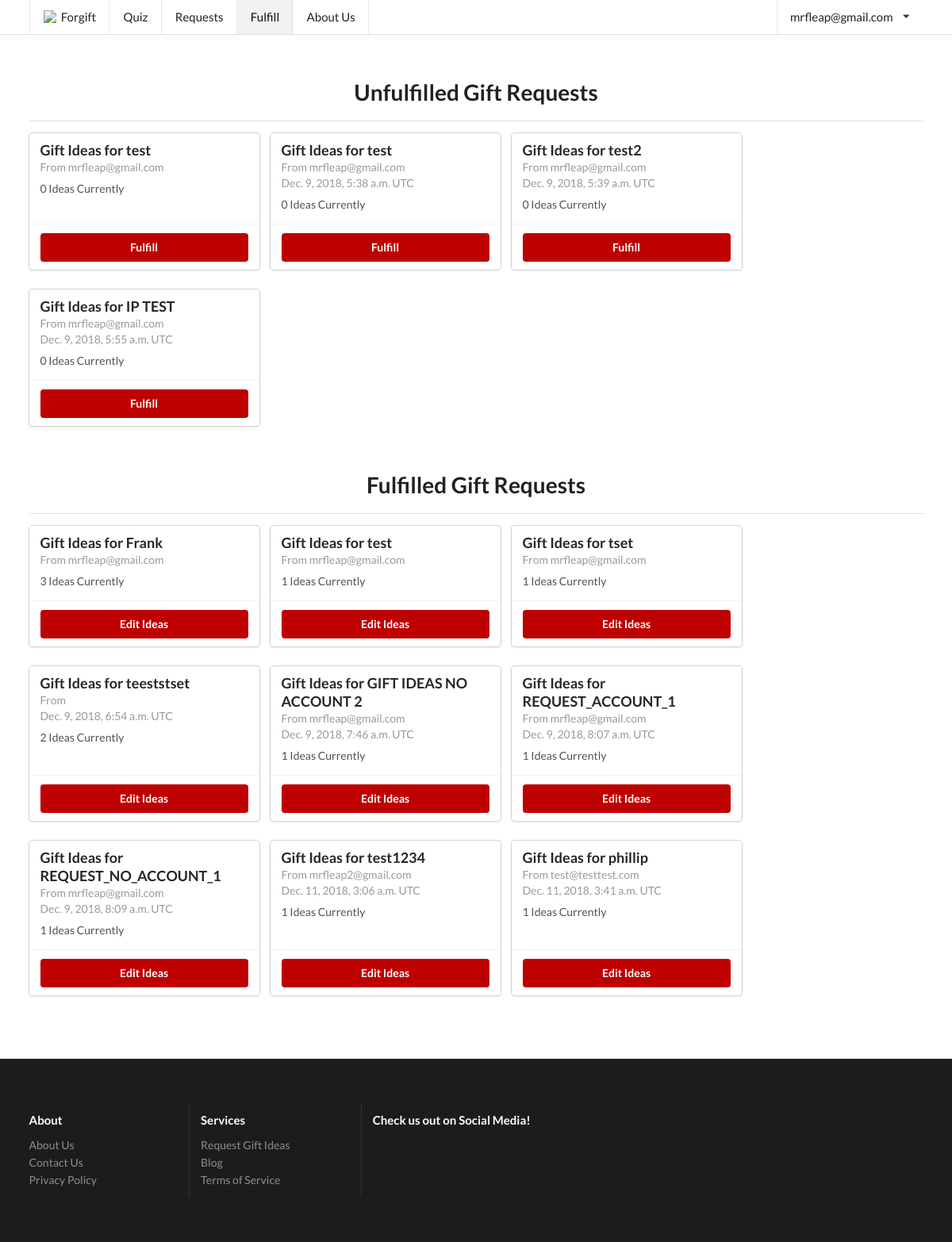
/fulfill/ (signed in), run on the app's committed database.
### forgyftapp/models.py (models this page shows, shortened)
class Slug(OnCreate, models.Model):
	_slug = models.SlugField(max_length=7, blank=True)
	class Meta:
		abstract = True

class User(AbstractUser, Slug):
	email_confirmed = models.BooleanField(default=False)

class GifteeProfile(Slug):
	name = models.TextField(max_length=150)
	gender = models.CharField(max_length=80, choices=gender.GENDER_CHOICES)
	age = models.IntegerField()
	relationship = models.TextField(max_length=6000)
	price_upper = models.IntegerField()
	interests = models.TextField(max_length=6000)
	existing_related_items = models.TextField(max_length=6000)
	extra_info = models.TextField(max_length=6000, blank=True, null=True)
	occasion = models.TextField(max_length=6000)
	published = models.BooleanField(default=False)
	emailed_about_publish = models.BooleanField(default=False)
	user = models.ForeignKey(User, on_delete=models.CASCADE, null=True)
	email = models.EmailField(null=True)
	feedback = models.OneToOneField(GiftFeedback, on_delete=models.SET_NULL, null=True)
	created = models.DateTimeField(editable=False, null=True, blank=True)
	ip_address = models.GenericIPAddressField(null=True, default=None)
	_location = models.TextField(null=True, default=None, blank=True)

class OnCreate:
	def onCreate(self):
		pass

class GiftIdea(models.Model, OnCreate):
	idea = models.TextField()
	link = models.URLField(max_length=2400)
	image = models.URLField(max_length=2400, blank=True, null=True)
	explanation = models.TextField()
	published = models.BooleanField(default=False)
	giftee_profile = models.ForeignKey(GifteeProfile, related_name="ideas", on_delete=models.CASCADE)
	clicks = models.IntegerField(default=0)

### forgyftapp/views/basic_views.py (the view)
# urls.py: url(r'^fulfill/?$', basic_views.fulfill, name='fulfill'),
@staff_member_required
def fulfill(request, profile=None):
	if profile:
		giftee_profile = get_object_or_404(GifteeProfile, pk=profile)
		if request.method == "POST":
			gift_ideas = GiftIdeaFormSet(request.POST, instance=giftee_profile)
			i = 0
			for form in gift_ideas:
				if len(form.changed_data) == 1 and form.changed_data[0] == "published":
					form.changed_data = []
				i += 1
			if gift_ideas.is_valid():
				gift_ideas.save()
				published = False
				for form in gift_ideas:
					if len(gift_ideas.forms[0].cleaned_data) > 0 and gift_ideas.forms[0].cleaned_data["published"]:
						published = True
				if published:
					giftee_profile.submit(request)
				else:
					giftee_profile.unsubmit()
				return redirect("forgyftapp:fulfill", profile=profile)
		else:
			gift_ideas = GiftIdeaFormSet(instance=giftee_profile)
		published = giftee_profile.published or (hasattr(gift_ideas.forms[0], "cleaned_data") and gift_ideas.forms[0].cleaned_data["published"])
		return render(request, "fulfill.html", {"giftee_profile": giftee_profile, "gift_ideas": gift_ideas,
		                                        "page": "fulfill", "published": published})
	else:
		giftee_profiles_unpublished = GifteeProfile.objects.filter(published=False).order_by('created')
		giftee_profile_published = GifteeProfile.objects.filter(published=True).order_by('created')
		return render(request, "fulfill.html", {"giftee_profiles_unpublished": giftee_profiles_unpublished,
		                                        "page": "fulfill", "giftee_profile_published": giftee_profile_published})

### forgyftapp/templates/fulfill.html (shortened to what this page needs)
{% extends "base/base.html" %}
{% block content %}
<div class="ui main container" style="padding-bottom: 48px">
    {% if gift_ideas %}
    <h1 style="text-align: center; padding-bottom: 4px">Enter Gift Ideas
        for {{ giftee_profile.name }} by {{ giftee_profile.user.first_name }}'s request</h1>
    <div>
        <form action="" method="post" id="ideaForm">{% csrf_token %}
            {{ form.as_p }}
            <table class="ui table" style="margin-top: 0">
                {{ gift_ideas.management_form }}
                {% for form in gift_ideas.forms %}
                {% if forloop.first %}
                    <thead>
                    <tr>
                        {% for field in form.visible_fields %}
                            <th>{{ field.label|capfirst }}</th>
                        {% endfor %}
                    </tr>
                    </thead>
                {% endif %}
                <tbody>
                <tr class="{% cycle row1 row2 %} formset_row">
                    {% for field in form.visible_fields %}
                    <td>
                        {% if forloop.first %}
                            {% if form.instance.pk %}{{ form.DELETE }}{% endif %}
                            {% for hidden in form.hidden_fields %}
                                {{ hidden }}
                            {% endfor %}
                        {% endif %}
                        {% if field.errors %}
                            <div class="ui list">
                                {% for error in field.errors %}
                                    <div class="item">
                                        <div class="ui negative message">
                                            <p>
                                                {{ error }}
                                            </p>
                                        </div>
                                    </div>
                                {% endfor %}
                            </div>
                        {% endif %}
                        {% if "textarea" in field.field.widget.template_name %}
                        <div class="field">
                            {% if field.help_text %}
                            <label style="font-weight: 100; font-size: 13px; display: inline">
                                -
                                {% autoescape off %}
                                {{ field.help_text }}
                                {% endautoescape %}
                            </label>
                            {% endif %}
                            <textarea rows="{{ field.field.widget.attrs.rows }}" name="{{ field.html_name }}"
                                      id="{{ field.id_for_label }}"
                                      style="width: 100%">{% if field.value %}{{ field.value }}{% endif %}</textarea>
                        </div>
                        {% elif field.field.widget.input_type == "checkbox" and field.label != "Delete" %}
                        <div class="inline field">
                            <div class="ui toggle checkbox">
                                <input {% if field.value == True %}checked{% endif %}
                                       type="checkbox" tabindex="0" class="hidden toggle"
                                       style="display: inline"
                                       name="{{ field.html_name }}"
                                       id="{{ field.id_for_label }}">
                                {% if field.help_text %}
                                <p style="font-weight: 100; display: inline"> -
                                    {% autoescape off %}
                                    {{ field.help_text }}{% endautoescape %}</p>
                                {% endif %}
                            </div>
                        </div>
                        {% else %}
                        {% if field.label != "Delete" %}
                        <div class="field">
                            {% if field.help_text %}
                            <label style="font-weight: 100; font-size: 13px; display: inline">
                                {% autoescape off %}
                                - {{ field.help_text }}
                                {% endautoescape %}
                            </label>
                            {% endif %}
                            <div class="ui input" style="width: 100%">{{ field }}</div>
                        </div>
                        {% endif %}
                        {% endif %}
                    </td>
                    {% endfor %}
                </tr>
                </tbody>
                {% endfor %}
            </table>
            <div class="ui one column stackable center aligned page grid">
                <div class="column sixteen wide">
                    <div class="ui fluid buttons">
                        <input class="ui positive button" type="submit" value="Save"/>
                        <div class="or"></div>
                        <a class="ui negative button" href="{% url 'forgyftapp:fulfill' %}">Back</a>
                    </div>
                    <a class="ui button" href="{{ giftee_profile.admin_url }}" style="margin-top: 8px">
                        View on Admin Site
                    </a>
                </div>
            </div>
        </form>
    </div>
    {% if giftee_profile.ideas and giftee_profile.emailed_about_publish %}
        <div style="padding-top: 16px">
            <div class="ui container segment" style="width: 100%">
                <h3 class="ui header">Link Click Analytics</h3>
                <table class="ui celled table">
                    <thead>
                    <tr>
                        <th>Idea</th>
                        <th>Idea Link</th>
                        <th>Clicks</th>
                    </tr>
                    </thead>
                    <tbody>
                    {% for idea in giftee_profile.ideas.all %}
                        <tr>
                            <td><a href="{{ idea.link }}">{{ idea.idea }}</a></td>
                            <td>{{ idea.explanation }}</td>
                            <td>{{ idea.clicks }}</td>
                        </tr>
                    {% endfor %}
                    </tbody>
                </table>
            </div>
        </div>
    {% endif %}
    {% if giftee_profile.feedback %}
        <div style="padding-top: 16px">
            <div class="ui container segment" style="width: 100%">
                <h3 class="ui header">Gift Ideas Feedback</h3>
                <div class="ui dividing sub header">Rating</div>
                <p>{{ giftee_profile.feedback.rating }}/5</p>
                <div class="ui dividing sub header">Feedback</div>
                <p>{{ giftee_profile.feedback.feedback }}</p>
                <div class="ui dividing sub header">Purchased</div>
                <p>{{ giftee_profile.feedback.bought|yesno:"Purchased,Not Purchased" }}</p>
            </div>
        </div>
    {% endif %}
    <div class="ui basic segment" style="width: 100%; padding-right: 0; padding-left: 0">
        {% include "base/giftee_profile.html" with no_close=True %}
	    {% if giftee_profile.ip_address %}
			    <div class="ui dividing sub header">IP Address</div>
			    <p>{{ giftee_profile.ip_address }}</p>
		        <div class="ui dividing sub header">Location</div>
		        <p>{{ giftee_profile.location }}</p>
	    {% endif %}
        </div></div>
    </div>
	<div class="ui styled accordion" style="width: 100%;">
		<div class="active title">
			<i class="dropdown icon"></i>
			Giftee Profile Account Status
		</div>
		<div class="active content">
			<div class="ui dividing sub header">Linked to Account</div>
			<p>
				{% if giftee_profile.has_user %}
					Linked to account: {{ giftee_profile.user }}
				{% else %}
					Linked to email: {{ giftee_profile.email }}
				{% endif %}
			</p>
			</div>
		</div>
    {% else %}
    <h1 style="text-align: center; padding-bottom: 4px">Unfulfilled Gift Requests</h1>
    <div class="ui divider"></div>
    <div style="margin-left:auto;margin-right:auto;">
        <div {% if giftee_profiles_unpublished %}class="ui cards"{% endif %}>
            {% for giftee_profile in giftee_profiles_unpublished %}
                <div class="u card">
                    <div class="content">
                        <div class="header">
                            Gift Ideas for {{ giftee_profile.name }}
                        </div>
                        <div class="meta">
                            From {{ giftee_profile.user.email }}
	                        {% if giftee_profile.created %}<br>{{ giftee_profile.created }} UTC{% endif %}
                        </div>
                        <div class="description">
                            {{ giftee_profile.ideas.get_queryset|length }} Ideas Currently
                        </div>
                    </div>
                    <div class="extra content">
                        <div class="ui two buttons">
                            <a class="ui primary button"
                               href="{% url "forgyftapp:fulfill" profile=giftee_profile.pk %}">Fulfill</a>
                        </div>
                    </div>
                </div>
                {% empty %}
                <div class="ui disabled header" style="text-align: center; width: 100%; margin-top: 32px;">There
                    are currently no unfulfilled gift requests.
                </div>
            {% endfor %}
        </div>
    </div>
    <h1 style="text-align: center; padding-bottom: 4px; padding-top: 32px">Fulfilled Gift Requests</h1>
    <div class="ui divider"></div>
    <div style="margin-left:auto;margin-right:auto;">
        <div class="ui cards">
            {% for giftee_profile in giftee_profile_published %}
                <div class="ui card">
                    <div class="content">
                        <div class="header">
                            Gift Ideas for {{ giftee_profile.name }}
                        </div>
                        <div class="meta">
                            From {{ giftee_profile.user.email }}
	                        {% if giftee_profile.created %}<br>{{ giftee_profile.created }} UTC{% endif %}
                        </div>
                        <div class="description">
                            {{ giftee_profile.ideas.get_queryset|length }} Ideas Currently
                        </div>
                    </div>
                    <div class="extra content">
                        <div class="ui two buttons">
                            <a class="ui primary button"
                               href="{% url "forgyftapp:fulfill" profile=giftee_profile.pk %}">Edit Ideas</a>
                        </div>
                    </div>
                </div>
                {% empty %}
                <div class="ui disabled header" style="text-align: center; width: 100%; margin-top: 32px;">There
                    are currently no fulfilled gift requests.
                </div>
            {% endfor %}
        </div>
    </div>
    {% endif %}
</div>
<script src="{% load static %}{% static "semantic/components/checkbox.min.js" %}"></script>
<script src="{% load static %}{% static "jquery.formset.js" %}"></script>
{% endblock %}

### forgyftapp/templates/base/navbar.html (shortened to what this page needs)
<a class="{% if page == "home" %}active {% endif %}item" href="{% url "forgyftapp:index" %}">
{% if not pointing %}
	<img class="logo" src="{% load static %}{% static "favicon/favicon-32x32.png" %}"
	     style="width: 18px; margin-right: 4px"> Forgift </a>
{% else %}
	Home
{% endif %}
</a>
<a class="{% if page == "quiz" %}active {% endif %}item" href="{% url "forgyftapp:gift_form" %}">Quiz</a>
{% if request.user.is_authenticated %}
	<a class="{% if page == "request" %}active {% endif %}item" href="{% url "forgyftapp:request" %}">Requests</a>
{% endif %}
{% if user.is_staff %}
	<a class="{% if page == "fulfill" %}active {% endif %}item" href="{% url "forgyftapp:fulfill" %}">Fulfill</a>
{% endif %}
<a class="{% if page == "about" %}active {% endif %}item" href="{% url "forgyftapp:about" %}">About Us</a>
<div class="right menu">
	{% if not request.user.is_authenticated %}
		<div class="item button">
			<a class="ui button" href="{% url "forgyftapp:login" %}">Login</a>
		</div>
		<div class="item button">
			<a class="ui primary button" href="{% url "forgyftapp:signup" %}">Sign up</a>
		</div>
	{% else %}
		<div class="ui simple dropdown item">
			{{ request.user.email }}
			<i class="dropdown icon"></i>
		</div>
	{% endif %}
</div>

### forgyftapp/static/stylesheets/default.css (style rules this page uses)
img { width: 100%; }
img.logo { width: 200px; margin: 3rem 0 1rem; }
.ui.main.container { background: #ffffff; }
.fixed.top.menu .item:nth-child(2) { border-left: 1px solid rgba(34, 36, 38, .1); }

### forgyftapp/templates/base/base.html (style rules this page uses)
.ui.primary.button, .ui.submit.button { background-color: #BF0000; }
div.ui.main.container { margin-top: 7em; }

### data on the page
User: user.email "mrfleap@gmail.com"
GifteeProfile: name "test", user.email "mrfleap@gmail.com", ideas.get_queryset|length "0"
GifteeProfile: name "test", user.email "mrfleap@gmail.com", created "Dec. 9, 2018, 5:38 a.m.", ideas.get_queryset|length "0"
GifteeProfile: name "test2", user.email "mrfleap@gmail.com", created "Dec. 9, 2018, 5:39 a.m.", ideas.get_queryset|length "0"
GifteeProfile: name "IP TEST", user.email "mrfleap@gmail.com", created "Dec. 9, 2018, 5:55 a.m.", ideas.get_queryset|length "0"
GifteeProfile: name "Frank", user.email "mrfleap@gmail.com", ideas.get_queryset|length "3"
GifteeProfile: name "test", user.email "mrfleap@gmail.com", ideas.get_queryset|length "1"
GifteeProfile: name "tset", user.email "mrfleap@gmail.com", ideas.get_queryset|length "1"
GifteeProfile: name "teeststset", created "Dec. 9, 2018, 6:54 a.m.", ideas.get_queryset|length "2"
GifteeProfile: name "GIFT IDEAS NO ACCOUNT 2", user.email "mrfleap@gmail.com", created "Dec. 9, 2018, 7:46 a.m.", ideas.get_queryset|length "1"
GifteeProfile: name "REQUEST_ACCOUNT_1", user.email "mrfleap@gmail.com", created "Dec. 9, 2018, 8:07 a.m.", ideas.get_queryset|length "1"
GifteeProfile: name "REQUEST_NO_ACCOUNT_1", user.email "mrfleap@gmail.com", created "Dec. 9, 2018, 8:09 a.m.", ideas.get_queryset|length "1"
GifteeProfile: name "test1234", user.email "mrfleap2@gmail.com", created "Dec. 11, 2018, 3:06 a.m.", ideas.get_queryset|length "1"
GifteeProfile: name "phillip", user.email "test@testtest.com", created "Dec. 11, 2018, 3:41 a.m.", ideas.get_queryset|length "1"
